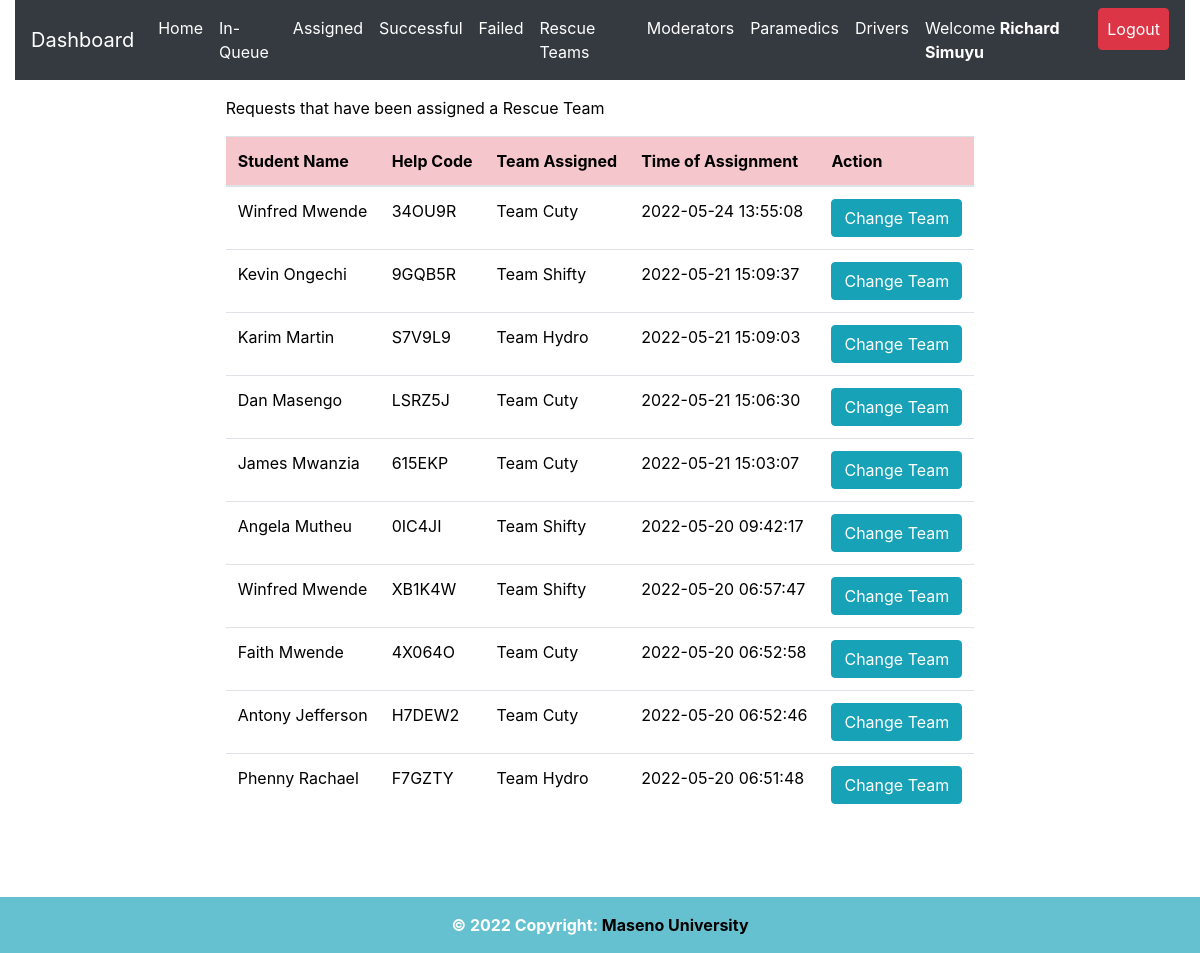
Page /admin/assigned.php (signed in) on the committed database.
### tables this page shows
CREATE TABLE `request_status` (
  `id` int(20) NOT NULL,
  `helpID` varchar(50) NOT NULL,
  `ip_address` varchar(100) NOT NULL,
  `request_latitude` varchar(50) NOT NULL DEFAULT '0',
  `request_longitude` varchar(50) NOT NULL DEFAULT '0',
  `status` varchar(50) DEFAULT 'Pending',
  `emergency_type` varchar(50) NOT NULL,
  `manual_directions` varchar(500) DEFAULT 'N/A',
  `emergency_description` varchar(255) DEFAULT 'No Description',
  `admNo` varchar(255) NOT NULL,
  `timestamp` datetime NOT NULL DEFAULT CURRENT_TIMESTAMP
);

CREATE TABLE `student_details` (
  `id` int(20) NOT NULL,
  `regNum` varchar(255) NOT NULL,
  `firstname` varchar(255) NOT NULL,
  `lastname` varchar(255) NOT NULL,
  `emailaddress` varchar(255) NOT NULL,
  `phonenumber` varchar(15) NOT NULL,
  `password` varchar(255) NOT NULL,
  `password_reset_token` varchar(500) DEFAULT NULL,
  `date` datetime NOT NULL DEFAULT CURRENT_TIMESTAMP
);

CREATE TABLE `rescue_team` (
  `id` int(11) NOT NULL,
  `team_id` varchar(50) NOT NULL,
  `team_username` varchar(255) NOT NULL,
  `team_name` varchar(255) NOT NULL,
  `team_phone` int(15) NOT NULL,
  `team_email` varchar(50) NOT NULL,
  `team_password` varchar(255) NOT NULL,
  `password_reset_token` varchar(255) DEFAULT NULL,
  `registration_timestamp` datetime NOT NULL DEFAULT CURRENT_TIMESTAMP
);

CREATE TABLE `rescue_team_tasks` (
  `id` int(10) NOT NULL,
  `task_help_code` varchar(50) NOT NULL,
  `rescue_team_id` varchar(50) NOT NULL,
  `assigning_admin_id` varchar(50) NOT NULL,
  `team_status` varchar(255) NOT NULL DEFAULT 'Unassigned',
  `assignment_time` timestamp NOT NULL DEFAULT CURRENT_TIMESTAMP ON UPDATE CURRENT_TIMESTAMP
);

### admin/assigned.php (the view, shortened to what this page needs)
<?php
include 'server.php';
$admin_identity = $_SESSION['admin_id'];
?>
<!DOCTYPE html>
<html lang="en">
<head>
<?php include './includes/header.php'; ?>
</head>
  <body>
    <?php include './includes/navbar.php'; ?>
  <div class="row m-3">
   <div class="col-md-2"></div>
  <div class="col-md-8">
    <div class="table-responsive-lg">
        <table class="table" style='color:black'>
            <thead>
              <p style='color:black; font-weight:normal'>
              Requests that have been assigned a Rescue Team
      </p>
                <tr >
                  <th scope="col" class="table-danger">Student Name</th>
                  <th scope="col" class="table-danger">Help Code</th>
                  <th scope="col" class="table-danger">Team Assigned</th>
                  <th scope="col" class="table-danger">Time of Assignment</th>
                  <th scope="col" class="table-danger">Action</th>
                </tr>
              </thead>
              <tbody>
        <?php
        if($admin_identity){
          $data_fetch_query = "SELECT request_status.id, request_status.helpID,request_status.status,
          request_status.admNo,request_status.timestamp,student_details.regNum,student_details.regNum,
          student_details.firstname,student_details.lastname,student_details.phonenumber, rescue_team_tasks.*
          FROM request_status
          INNER JOIN student_details ON request_status.admNo = student_details.regNum
          INNER JOIN rescue_team_tasks ON request_status.helpID = rescue_team_tasks.task_help_code
          WHERE request_status.status ='Assigned' order by  rescue_team_tasks.assignment_time DESC;";
            $data_result = mysqli_query($db, $data_fetch_query);
            if ($data_result->num_rows > 0){
                while($row = $data_result->fetch_assoc()) {
                $fName=$row["firstname"];
                $lName=$row["lastname"];
                $help_code=$row["helpID"];
                $team_id=$row["rescue_team_id"];
                $request_time=$row["assignment_time"];
                $team_fetch = "SELECT * FROM `rescue_team` WHERE `team_id` = '$team_id' ";
                $rslt = mysqli_query($db,  $team_fetch);
                if ($rslt->num_rows > 0){
                  while($row = $rslt->fetch_assoc()) {
                    $team_name = $row["team_name"];
                  }
                }
            echo "<tr style='font-weight:normal'> <td>" .$fName. " ".$lName. "</td>";
            echo "<td>" .$help_code."</td>";
            echo "<td>" .$team_name."</td>";
            echo "<td>" .$request_time."</td>";
            echo "<td>
            <form method ='POST' action='server.php'>
            <input hidden type='text' name='help_code_2' value='$help_code'>
            <input type='submit' data-adminidentity= '$admin_identity' data-previous_team='$team_name' data-helpcode ='$help_code' name='reassign-btn' value='Change Team' class='btn btn-info team_change_button'>
            </form>
            </td> </tr>";
            }
            }else{
            echo "<td>"."No Data is available"."</td>";
            }
            } else{
                echo "<td>"."No Data Found"."</td>";
            }
    ?>
              </tbody>
        </table>
      </div>
      </div>
      <div class="col-md-2"></div>
</div>
<div class="container">
  <div class="row">
    <div class="col-md-3"></div>
    <div class="col-md-6">
    </div>
    <div class="col-md-3"></div>
  </div>
</div>
<?php include './includes/footer.php';?>
  </body>
</html>

### rows in the picture
request_status: admNo.firstname "Winfred", admNo.lastname "Mwende", helpID "34OU9R", rescue_team.team_name "Team Cuty", rescue_team_tasks.assignment_time "2022-05-24 13:55:08"
request_status: admNo.firstname "Kevin", admNo.lastname "Ongechi", helpID "9GQB5R", rescue_team.team_name "Team Shifty", rescue_team_tasks.assignment_time "2022-05-21 15:09:37"
request_status: admNo.firstname "Karim", admNo.lastname "Martin", helpID "S7V9L9", rescue_team.team_name "Team Hydro", rescue_team_tasks.assignment_time "2022-05-21 15:09:03"
request_status: admNo.firstname "Dan", admNo.lastname "Masengo", helpID "LSRZ5J", rescue_team.team_name "Team Cuty", rescue_team_tasks.assignment_time "2022-05-21 15:06:30"
request_status: admNo.firstname "James", admNo.lastname "Mwanzia", helpID "615EKP", rescue_team.team_name "Team Cuty", rescue_team_tasks.assignment_time "2022-05-21 15:03:07"
request_status: admNo.firstname "Angela", admNo.lastname "Mutheu", helpID "0IC4JI", rescue_team.team_name "Team Shifty", rescue_team_tasks.assignment_time "2022-05-20 09:42:17"
request_status: admNo.firstname "Winfred", admNo.lastname "Mwende", helpID "XB1K4W", rescue_team.team_name "Team Shifty", rescue_team_tasks.assignment_time "2022-05-20 06:57:47"
request_status: admNo.firstname "Faith", admNo.lastname "Mwende", helpID "4X064O", rescue_team.team_name "Team Cuty", rescue_team_tasks.assignment_time "2022-05-20 06:52:58"
request_status: admNo.firstname "Antony", admNo.lastname "Jefferson", helpID "H7DEW2", rescue_team.team_name "Team Cuty", rescue_team_tasks.assignment_time "2022-05-20 06:52:46"
request_status: admNo.firstname "Phenny", admNo.lastname "Rachael", helpID "F7GZTY", rescue_team.team_name "Team Hydro", rescue_team_tasks.assignment_time "2022-05-20 06:51:48"

### other values in the picture
$_SESSION['admin_firstname'] "Richard"
$_SESSION['admin_lastname'] "Simuyu"
